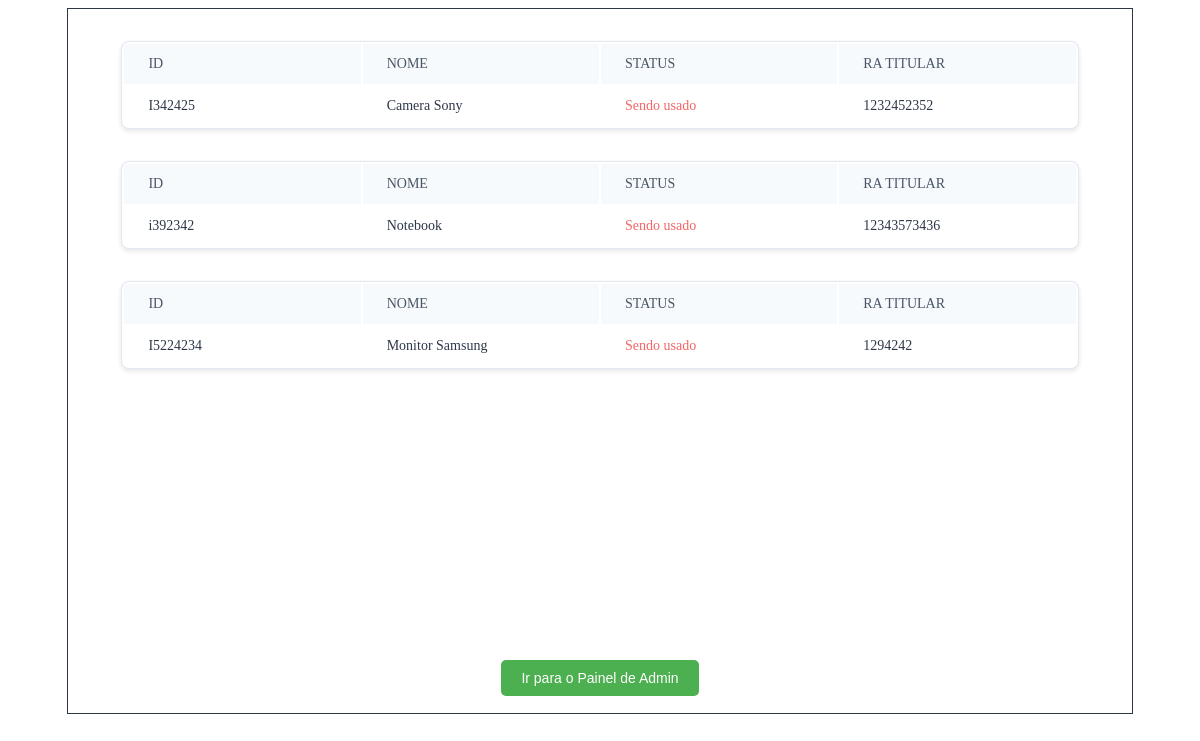
Before: /visualizar-equipamentos/ with the older database file.
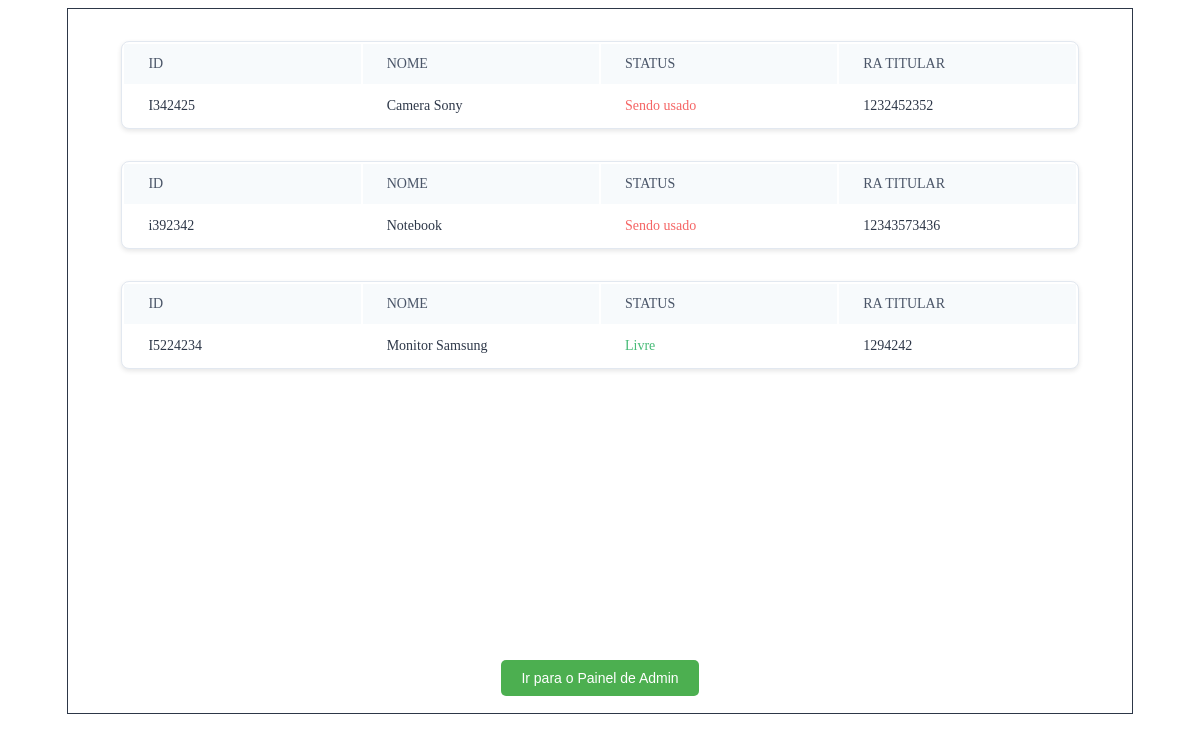
After: the same page with the newer database file.
### equipamentos/models.py (models this page shows)
class Equipamento(models.Model):
    id = models.CharField(max_length=50, primary_key=True)
    nome = models.CharField(max_length=255)
    status = models.BooleanField(default=True)
    raTitular = models.IntegerField()
    def __str__(self):
        return self.nome

### equipamentos/views.py (the view)
# urls.py: path('visualizar-equipamentos/', views.visualizarEquipamentos, name='visualizar_equipamentos'),
def visualizarEquipamentos(request):
    if request.method == "GET":
        equipamentos = Equipamento.objects.all()
        print(equipamentos)
        return render(request, 'visualizarEquipamentos.html', {'equipamentos': equipamentos})

### equipamentos/templates/visualizarEquipamentos.html
<div style="width: 90%; height: 90%; display: flex; flex-direction: column; justify-content: space-between; position: relative; margin: auto; display: flex;">
    <div style="overflow-x:auto; flex-grow: 1; border: 1px solid #2d3748;  ">
        {% for i in equipamentos %}
        <table style="width: 90%;  background-color: white; margin: 2rem auto; border: 1px solid #e2e8f0; border-radius: 8px; box-shadow: 0 2px 5px rgba(0, 0, 0, 0.1) ; ">
            <thead>
                <tr style="background-color: #f7fafc;">
                    <th style="padding: 12px 24px; text-align: left; font-size: 14px; font-weight: 500; color: #4a5568; word-wrap: break-word;">ID</th>
                    <th style="padding: 12px 24px; text-align: left; font-size: 14px; font-weight: 500; color: #4a5568; word-wrap: break-word;">NOME</th>
                    <th style="padding: 12px 24px; text-align: left; font-size: 14px; font-weight: 500; color: #4a5568; word-wrap: break-word;">STATUS</th>
                    <th style="padding: 12px 24px; text-align: left; font-size: 14px; font-weight: 500; color: #4a5568; word-wrap: break-word;">RA TITULAR</th>
                </tr>
            </thead>
            <tbody>
                <tr style="transition: background-color 0.2s ease; cursor: pointer;" onmouseover="this.style.backgroundColor='#f7fafc';" onmouseout="this.style.backgroundColor='white'">
                    <td style="padding: 12px 24px; font-size: 14px; color: #2d3748; text-align: left; word-wrap: break-word; width: 25%;">
                        {{i.id}}
                    </td>
                    <td style="padding: 12px 24px; font-size: 14px; color: #2d3748; text-align: left; word-wrap: break-word; width: 25%;">
                        {{i.nome}}
                    </td>
                    <td style="padding: 12px 24px; font-size: 14px; color: #2d3748; text-align: left; word-wrap: break-word; width: 25%;">
                        {% if i.status %}
                            <span style="color: #f56565;">Sendo usado</span>
                        {% else %}
                            <span style="color: #48bb78;">Livre</span>
                        {% endif %}
                    </td>
                    <td style="padding: 12px 24px; font-size: 14px; color: #2d3748; text-align: left; word-wrap: break-word; width: 25%;">
                        {{i.raTitular}}
                    </td>
                </tr>
            </tbody>
        </table>
        {% endfor %}
    </div>
    <div style="width: 100%; height: 10%; display: flex; justify-content: center; align-items: center; position: absolute; bottom: 0;">
        <button onclick="window.location.href='/admin';" style="padding: 10px 20px; font-size: 14px; background-color: #4CAF50; color: white; border: none; border-radius: 5px; cursor: pointer;">
            Ir para o Painel de Admin
        </button>
    </div>
</div>

Changed rows visible on the page:
changed Equipamento "Monitor Samsung": status "Sendo usado" → "Livre"
